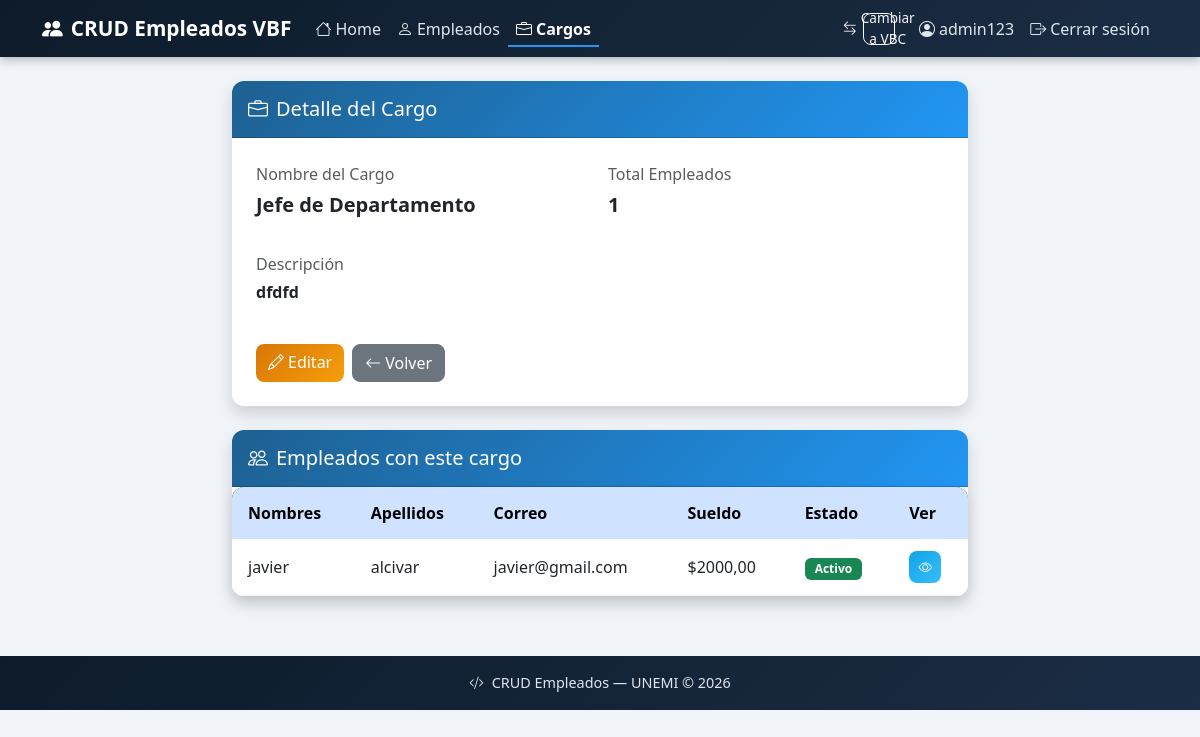
/cargos/detalle/4/ (signed in), run on an earlier commit of the app's database.
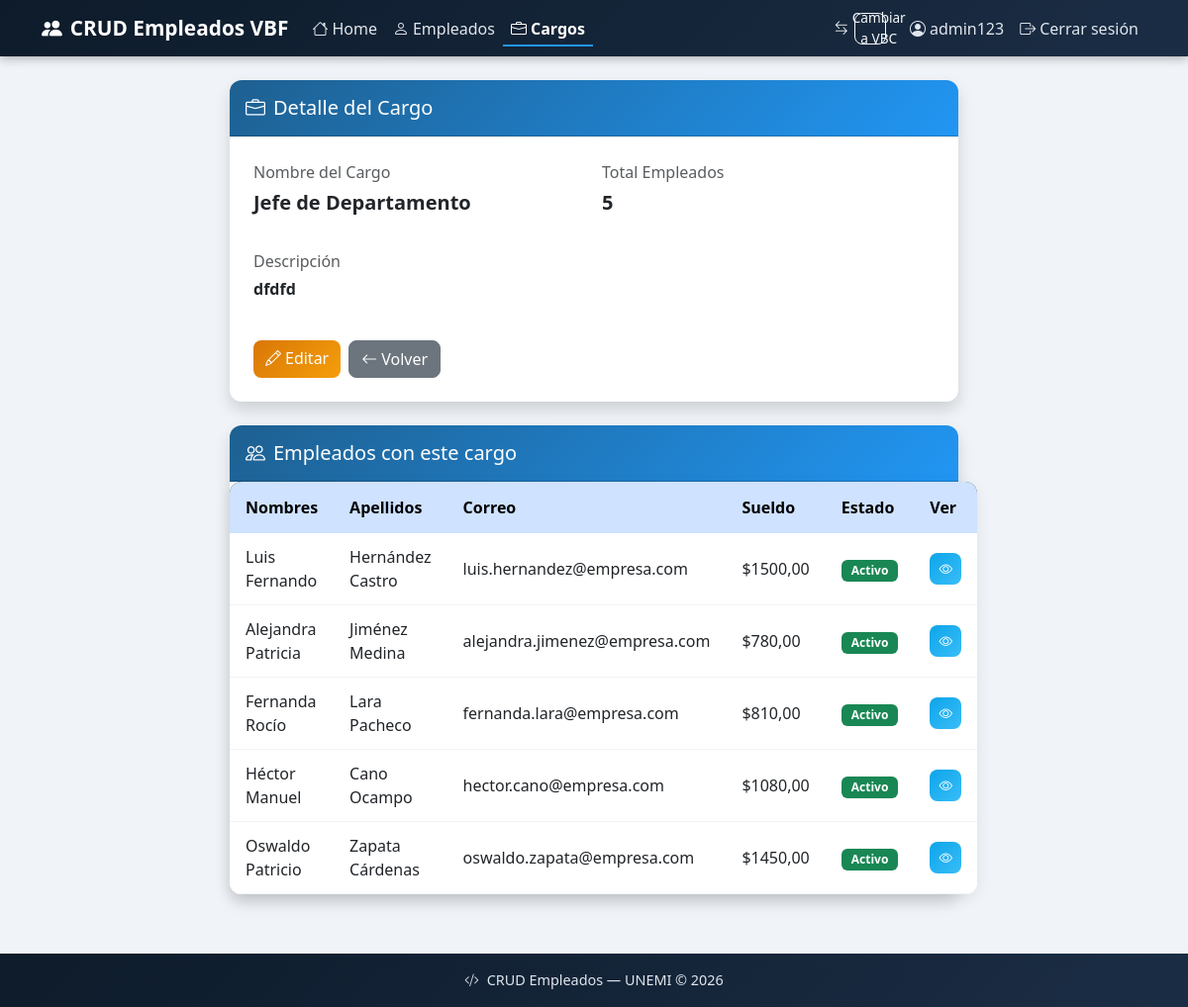
And on a later commit of the database.
### empleados/models.py (models this page shows, shortened)
class Empleado(models.Model):
    nombres = models.CharField(max_length=100)
    apellidos = models.CharField(max_length=100)
    correo = models.EmailField()
    sueldo = models.DecimalField(max_digits=10, decimal_places=2)
    fecha_ingreso = models.DateField()
    cargo = models.ForeignKey(Cargo, on_delete=models.CASCADE)
    activo = models.BooleanField(default=True)

### empleados/views.py (the view)
# urls.py: path('cargos/detalle/<int:pk>/', views.cargo_detalle, name='cargo_detalle'),
@login_required
def cargo_detalle(request, pk):
    cargo = get_object_or_404(Cargo, pk=pk)
    empleados = Empleado.objects.filter(cargo=cargo)
    return render(request, 'empleados/cargo_detalle.html', {'cargo': cargo, 'empleados': empleados})

### empleados/templates/empleados/cargo_detalle.html
{% extends 'empleados/base.html' %}
{% block content %}
<div class="row justify-content-center">
    <div class="col-md-8">
        <div class="card shadow mb-4">
            <div class="card-header py-3">
                <h5 class="mb-0"><i class="bi bi-briefcase me-2"></i>Detalle del Cargo</h5>
            </div>
            <div class="card-body p-4">
                <div class="row g-3">
                    <div class="col-md-6">
                        <p class="text-muted mb-1">Nombre del Cargo</p>
                        <p class="fw-semibold fs-5">{{ cargo.nombre }}</p>
                    </div>
                    <div class="col-md-6">
                        <p class="text-muted mb-1">Total Empleados</p>
                        <p class="fw-semibold fs-5">{{ empleados.count }}</p>
                    </div>
                    <div class="col-12">
                        <p class="text-muted mb-1">Descripción</p>
                        <p class="fw-semibold">{{ cargo.descripcion|default:"Sin descripción" }}</p>
                    </div>
                </div>
                <div class="d-flex gap-2 mt-4">
                    <a href="{% url 'cargo_editar' cargo.pk %}" class="btn btn-warning">
                        <i class="bi bi-pencil me-1"></i>Editar
                    </a>
                    <a href="{% url 'cargo_lista' %}" class="btn btn-secondary">
                        <i class="bi bi-arrow-left me-1"></i>Volver
                    </a>
                </div>
            </div>
        </div>
        <div class="card shadow">
            <div class="card-header py-3">
                <h5 class="mb-0"><i class="bi bi-people me-2"></i>Empleados con este cargo</h5>
            </div>
            <div class="card-body p-0">
                <table class="table table-hover mb-0">
                    <thead class="table-primary">
                        <tr>
                            <th>Nombres</th>
                            <th>Apellidos</th>
                            <th>Correo</th>
                            <th>Sueldo</th>
                            <th>Estado</th>
                            <th>Ver</th>
                        </tr>
                    </thead>
                    <tbody>
                        {% for emp in empleados %}
                        <tr>
                            <td>{{ emp.nombres }}</td>
                            <td>{{ emp.apellidos }}</td>
                            <td>{{ emp.correo }}</td>
                            <td>${{ emp.sueldo }}</td>
                            <td>
                                {% if emp.activo %}
                                <span class="badge bg-success">Activo</span>
                                {% else %}
                                <span class="badge bg-danger">Inactivo</span>
                                {% endif %}
                            </td>
                            <td>
                                <a href="{% url 'empleado_detalle' emp.pk %}" class="btn btn-info btn-sm">
                                    <i class="bi bi-eye"></i>
                                </a>
                            </td>
                        </tr>
                        {% empty %}
                        <tr>
                            <td colspan="6" class="text-center p-3">No hay empleados con este cargo.</td>
                        </tr>
                        {% endfor %}
                    </tbody>
                </table>
            </div>
        </div>
    </div>
</div>
{% endblock %}

What changed in the data, as far as the page shows it:
removed Empleado: nombres "javier", apellidos "alcivar", correo "javier@gmail.com", sueldo "2000,00", activo "Activo"
added Empleado: nombres "Luis Fernando", apellidos "Hernández Castro", correo "luis.hernandez@empresa.com", sueldo "1500,00", activo "Activo"
added Empleado: nombres "Alejandra Patricia", apellidos "Jiménez Medina", correo "alejandra.jimenez@empresa.com", sueldo "780,00", activo "Activo"
added Empleado: nombres "Fernanda Rocío", apellidos "Lara Pacheco", correo "fernanda.lara@empresa.com", sueldo "810,00", activo "Activo"
added Empleado: nombres "Héctor Manuel", apellidos "Cano Ocampo", correo "hector.cano@empresa.com", sueldo "1080,00", activo "Activo"
added Empleado: nombres "Oswaldo Patricio", apellidos "Zapata Cárdenas", correo "oswaldo.zapata@empresa.com", sueldo "1450,00", activo "Activo"
Also different on the page:
{{ empleados.count }}: "1" → "5"
